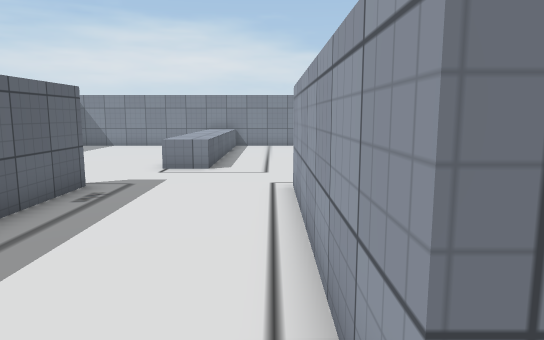
view 1 (above)

17 first-person views from a walk through a Unity game level. The camera is 1.5 m above the floor, tilts 8° down and sees 70° across. The floor is counted in squares, 0.9 m on a side. Each view is taken from the middle of a square. On the plan, view 1 faces up. The plan holds only what a view shows up to about 18 squares ahead; the rest is blank. The player character is not drawn. Some surface patterns are stand-ins.

view 2
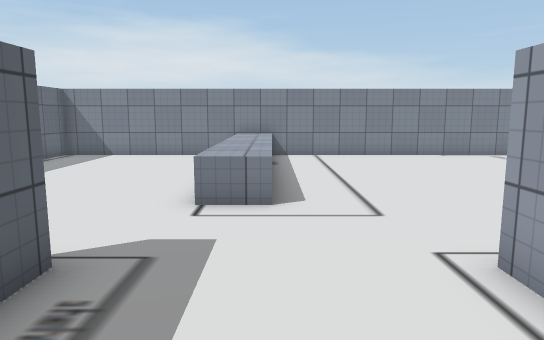

view 3
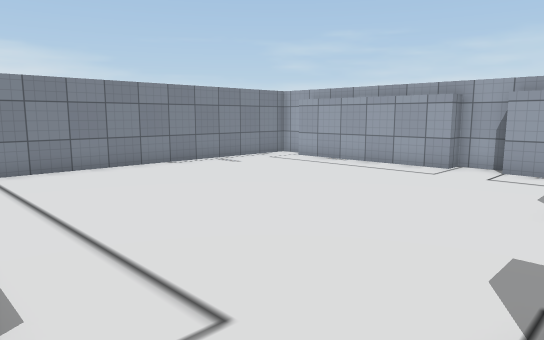

view 4
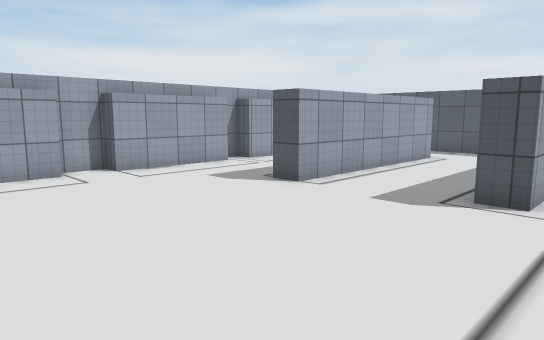

view 5
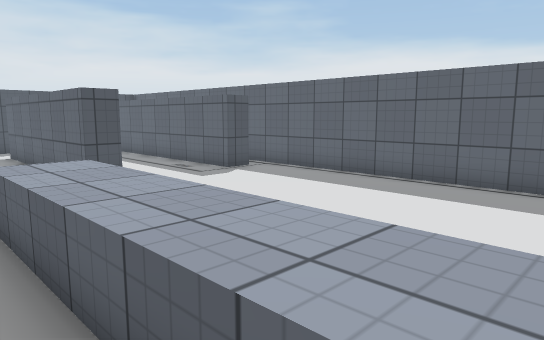

view 6
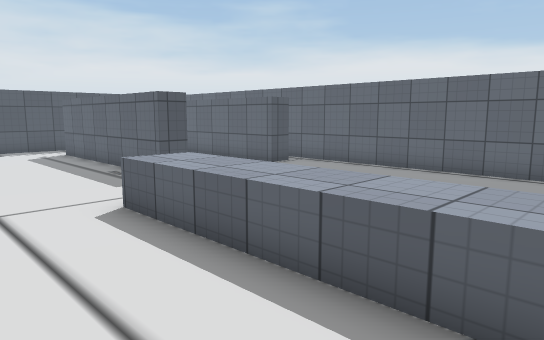

view 7
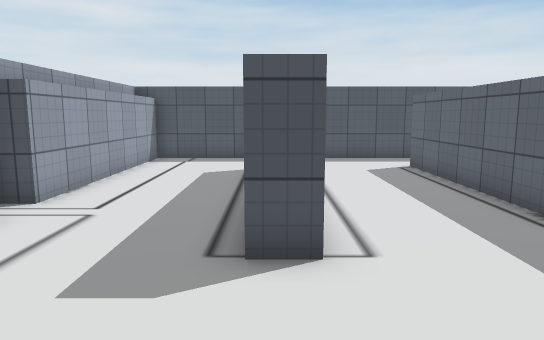

view 8
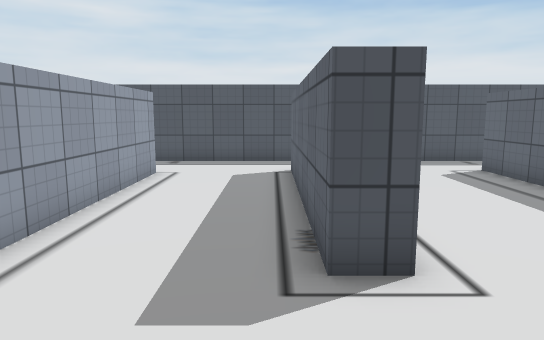

view 9
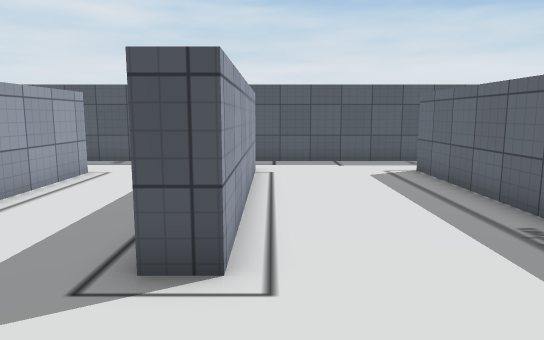

view 10
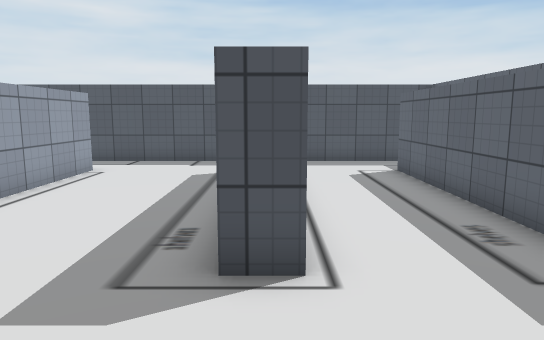

view 11
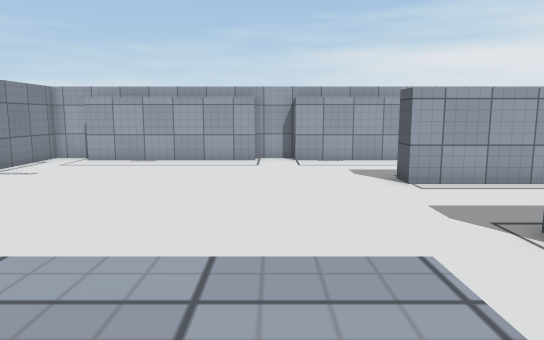

view 12
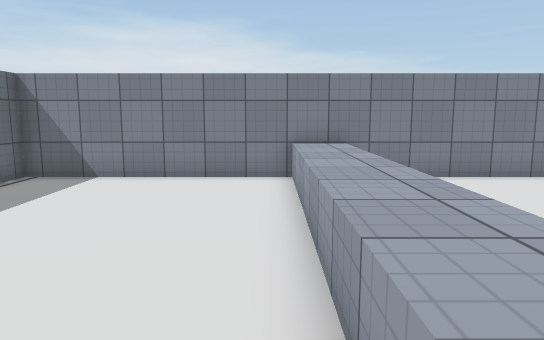

view 13
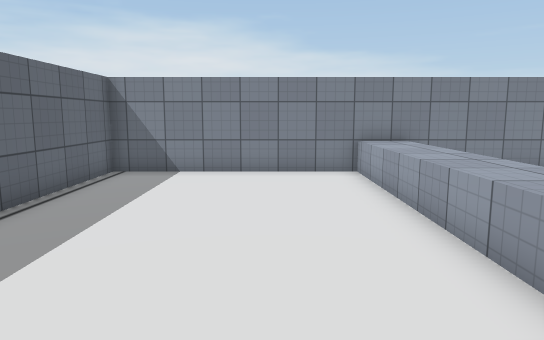

view 14
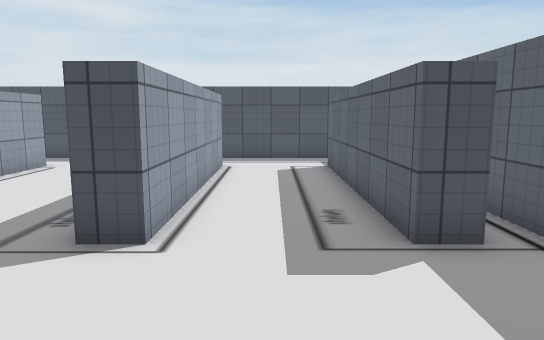

view 15
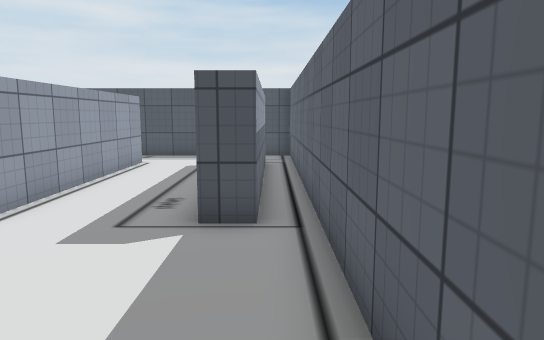

view 16
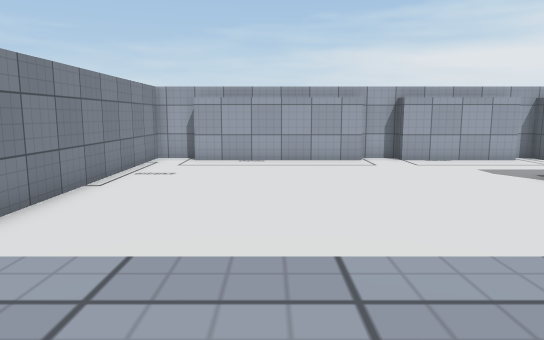

view 17
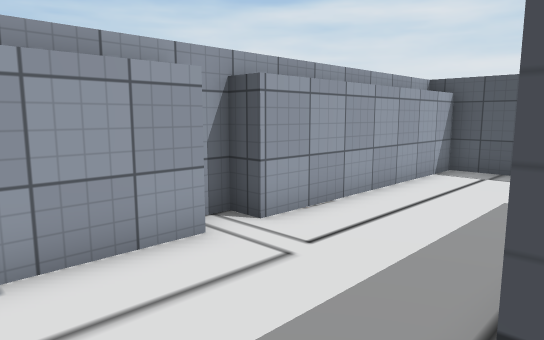

### Floor plan
Key: @ floor where view 1 was taken; # wall or solid block; . floor; ^ raised ledge.
Columns run from 11 left of view 1 to 12 right of it. Each row starts with its distance up from view 1.
 22 ########################
 21 #.......^^.............#
 20 #.......^^............##
 19 #.......^^............#
 18 #.......^^............#
 17 #.......^^............#
 16 #.......^^............#
 15 #.......^^............#
 14 #.......^^............##
 13 #.......^^.............#
 12 #.......^^............##
 11 #.....................#
 10 #.....................#
  9 ###...#.....#....#....#
  8 ###...#.....#....#....#
  7   #...#.....#....#....#
  6   #...#.....#....#....#
  5   #...#.....#....#....#
  4   #...#.....#....#....#
  3 ###...#.....#....#....#
  2 ###...#.....#....#....#
  1 #.....................#
  0 #..........@..........#
 -1 #.....................#
 -2 #######################

Where each view was taken, in squares from view 1:
view 1: 0 up, 0 right, facing up
view 2: 5 up, 2 left, facing up
view 3: 9 up, 2 left, facing up-right
view 4: 17 up, 1 left, facing down-right
view 5: 19 up, 1 left, facing down-left
view 6: 19 up, 1 right, facing down-left
view 7: 14 up, 6 right, facing down
view 8: 13 up, 2 right, facing down
view 9: 13 up, 0 right, facing down
view 10: 13 up, 5 left, facing down
view 11: 13 up, 4 left, facing right
view 12: 11 up, 4 left, facing up
view 13: 10 up, 6 left, facing up
view 14: 14 up, 7 left, facing down
view 15: 15 up, 10 left, facing down
view 16: 17 up, 4 left, facing right
view 17: 11 up, 6 right, facing down-right
